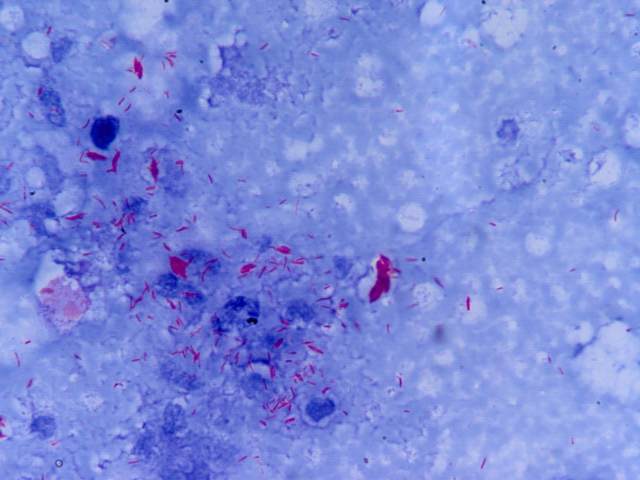
#> input picture UnLabelled/1.jpeg, 1280 x 960 px (shown at 1/2 size)
$ jupyter execute Approach_2.ipynb   (shell and % lines are left out)
#> lines starting #> are read from the running program, lines starting #| are printed output that depends on the picture; after the words box and inside, x2 and y2 are one past the last pixel; in counts of white or black regions, pixels touching at a corner belong together
[cell 1]
import cv2 as cv
import numpy as np
import argparse
import random as rng
import matplotlib.pyplot as plt

[cell 2]
img = cv.imread("../UnLabelled/1.jpeg")
#> img is the input picture: shape (960, 1280, 3); mean B, G, R 219, 138.2, 123.6
img = cv.cvtColor(img, cv.COLOR_BGR2RGB)
plt.imshow(img)
plt.show()

[cell 3]
"""
TODO --> This is the big daddy function of this whole approach

the goal is to shift the microscope focus on a particular "rectangle" of the given sample

With this way we can examine the sample for the exact no.of bacteria

Now regarding the shifting of microscope focus , I believe we will need to adjust a single knob
which if I remember correctly changes the distance between the focal lenses

Now ASSUMING a simple microscope there are 2 convex lenses that are used , one point towards the sample
the other towards the human eye forming the image
"""

def changeFocusMicroscope(img, pixel_x, pixel_y,width, height):
    human_eye_focus_distance = 25 # 25cm

    # Now we need to control the servos but since I have no experience programming hardware
    # I am making some few major assumptions
    # for moving the specimen around we have a 2 servos 1 on the x axis and 1 on the y axis

    # for moving the microscope around we have 1 servo ,
    # All are connected to an arduino which controls the servos

    # Below is sample code for controlling a servo through micro python from an arduino

    #Source --> https://makerprojekt.com/portfolio/python-arduino-servo-control/
    """
    Python code -->
    # servo control 15.12.2016

# 1) user set servo position in python
# 2) position is sent to arduino
# 3) arduino moves servo to position
# 4) arduino send confirmation message back to python
# 5) message is printed in python console

import serial                                           # import serial library
arduino = serial.Serial('/dev/cu.usbmodem1421', 9600)   # create serial object named arduino
while True:                                             # create loop

        command = str(input ("Servo position: "))       # query servo position
        arduino.write(command)                          # write position to serial port
        reachedPos = str(arduino.readline())            # read serial port for arduino echo
        print  reachedPos                               # print arduino echo to console


Arduino code

#include <Servo.h>
Servo myservo;
String inByte;
int pos;

void setup() {

  myservo.attach(9);
  Serial.begin(9600);
}

void loop()
{
  if(Serial.available())  // if data available in serial port
    {
    inByte = Serial.readStringUntil('\n'); // read data until newline
    pos = inByte.toInt();   // change datatype from string to integer
    myservo.write(pos);     // move servo
    Serial.print("Servo in position: ");
    Serial.println(inByte);
    }
}

    """
    #but thats in the future for right now I am just writing a crop function
    final_img = np.zeros([height,width,3],dtype=int)
    for i in range(height):
        final_img[i] = img[pixel_y+i][pixel_x:pixel_x+width]
#     print(final_img)
#     plt.imshow(final_img)
#     plt.show()

    return final_img

# changeFocusMicroscope(img, 910,571,52,67)

[cell 4]
#Now to major problem 2

#figuring out a way to distinguish bacteria to focus on is a problem that has many solutions, but right now
# no one way stands out to me since you need to run several tests in different conditions to
# get an idea of an optimal approach

# You can probably train a neural network to do it for you, but the whole reason we are even considering using
# opencv is because "In terms of data, we have no data".

#Right now what I am implementing is not fancy or anything because you can probably use a correctly tune
# edge detection algo to get better results, but this is just to get something working

# So here's how it works , We get the contours of the image and then we focus the contour parts of the image
# This ensures that we have no dependence on color since , with scalability
# since if we use color this will be a pain in the ass to do for different bacteria

#GETTING THE CONTOURS
def getContours(threshold):
    src_gray = cv.cvtColor(img, cv.COLOR_RGB2GRAY)

    canny_output = cv.Canny(src_gray, threshold, threshold * 2)


    contours, _ = cv.findContours(canny_output, cv.RETR_TREE, cv.CHAIN_APPROX_SIMPLE)
    return contours

def draw_img(contours,threshold):
    src_gray = cv.cvtColor(img, cv.COLOR_RGB2GRAY)

    canny_output = cv.Canny(src_gray, threshold, threshold * 2)
    # Get the moments
    mu = [None]*len(contours)
    for i in range(len(contours)):
        mu[i] = cv.moments(contours[i])
    # Get the mass centers
    mc = [None]*len(contours)
    for i in range(len(contours)):
        # add 1e-5 to avoid division by zero
        mc[i] = (mu[i]['m10'] / (mu[i]['m00'] + 1e-5), mu[i]['m01'] / (mu[i]['m00'] + 1e-5))

    #Drawing
    drawing = np.zeros((canny_output.shape[0], canny_output.shape[1], 3), dtype=np.uint8)

    for i in range(len(contours)):
        color = (rng.randint(0,256), rng.randint(0,256), rng.randint(0,256))
        cv.drawContours(drawing, contours, i, color, 2)
        cv.circle(drawing, (int(mc[i][0]), int(mc[i][1])), 4, color, -1)

    plt.imshow(drawing)
    plt.show()

threshold = 110
print("Orignal Image")
plt.imshow(img)
plt.show()

print("Contoured image: ")
draw_img(getContours(threshold),threshold)
#> in getContours, `src_gray = cv.cvtColor(img, cv.COLOR_RGB2GRAY)`:
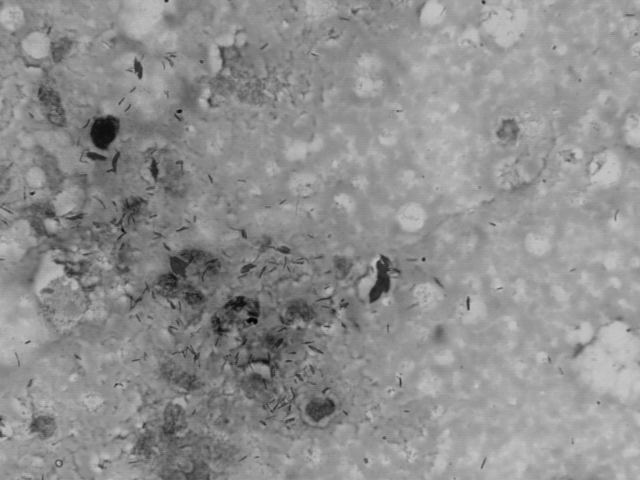
#> src_gray: shape (960, 1280) (shown at 1/2 size); min 1, max 200, mean 143
#> in getContours, `canny_output = cv.Canny(src_gray, threshold, threshold * 2)`:
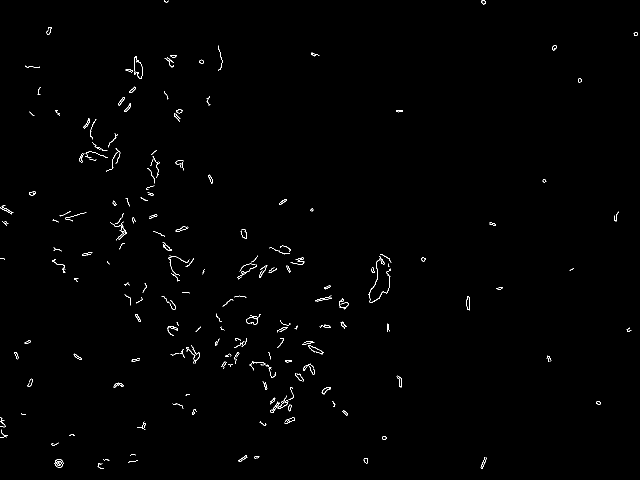
#> canny_output: shape (960, 1280) (shown at 1/2 size); 0.62% white in thin lines or dots
#> in getContours, `contours, _ = cv.findContours(canny_output, cv.RETR_TREE, cv.CHAIN_APP..`: contours = 242 contours, 189 with area under 20; largest, box (x1, y1, x2, y2) and area: (492, 629, 522, 650) 230, (108, 918, 127, 936) 212, (492, 635, 516, 650) 209, (109, 918, 127, 936) 202, (933, 592, 940, 621) 131
#> in draw_img, `mu = [None]*len(contours)`: mu = 242 items
#> after the loop in draw_img, `for i in range(len(contours)):`: mc = 242 pairs, first value 0 to 1271.3, second value 0 to 932.5
#> the loop in draw_img, `for i in range(len(contours)):` made 242 passes
#> color on passes 1 to 3: (197, 215, 20), (132, 248, 207), (155, 244, 183)
#> after the loop in draw_img, `for i in range(len(contours)):`:
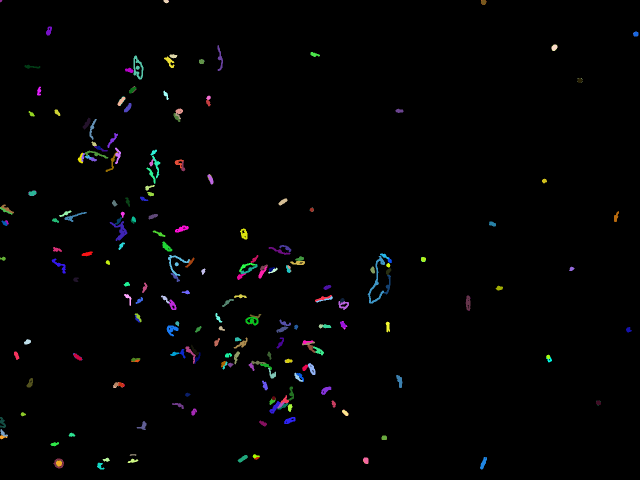
#> drawing: shape (960, 1280, 3) (shown at 1/2 size); mean of channels 0, 1, 2 2.9, 2.7, 2.5; drawn as B, G, R

[cell 5]
#Now I am assuming that somehow we focused the microscope on the required area
zoomed_img = changeFocusMicroscope(img, 910,571,52,67) # Does not work right now using a dummy function call to exhibit
#> after the loop in changeFocusMicroscope, `for i in range(height):`:
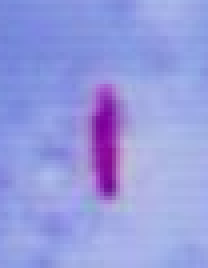
#> final_img: shape (67, 52, 3) int64 (shown 4 times larger); mean R, G, B 149.9, 155.4, 223.1

cv.imwrite("Zoomed/trial.jpg",zoomed_img)
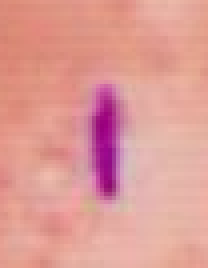
#> saved as trial.jpg: shape (67, 52, 3) (shown 4 times larger); mean B, G, R 149.9, 155.4, 223.1
#So now we have the below image , its blurred because I didn't have a higher resolution image
#this should not be a big problem in the real test

# zoomed_img = cv.cvtColor(cv.imread("Zoomed/1.jpg"),cv.COLOR_BGR2RGB)
plt.imshow(zoomed_img)
plt.show()

[cell 6]
"""
And now we have 2 methods

1) The one used in Approach 1, it will be very effective since its just got easier distinguish
and its also very fast since no need to worry about anything else that the pixel values

But thats boring and dependent on color

So in the name of doing something new

2) We use edge detection and then calculate the average pixel count thereby no need to manually enter a specific
average density for each bacteria life cycle count and it will also help get rid of the chance of human error
completely
"""

[cell 7]
# [13 lines of commented-out code are left out]
rng.seed(12345)
def thresh_callback(val):
    non_zero_pixels = 0
    threshold = val

    canny_output = cv.Canny(src_gray, threshold, threshold * 2)


    contours, _ = cv.findContours(canny_output, cv.RETR_TREE, cv.CHAIN_APPROX_SIMPLE)

    # Get the moments
    mu = [None]*len(contours)
    for i in range(len(contours)):
        mu[i] = cv.moments(contours[i])
    # Get the mass centers
    mc = [None]*len(contours)
    for i in range(len(contours)):
        # add 1e-5 to avoid division by zero
        mc[i] = (mu[i]['m10'] / (mu[i]['m00'] + 1e-5), mu[i]['m01'] / (mu[i]['m00'] + 1e-5))
    # Draw contours

    drawing = np.zeros((canny_output.shape[0], canny_output.shape[1], 3), dtype=np.uint8)

    for i in range(len(contours)):
        color = (rng.randint(0,256), rng.randint(0,256), rng.randint(0,256))
        cv.drawContours(drawing, contours, i, color, 2)
        cv.circle(drawing, (int(mc[i][0]), int(mc[i][1])), 4, color, -1)


#     cv.imshow('Contours', drawing)
    plt.imshow(drawing)
    plt.show()

    # Calculate the area with the moments 00 and compare with the result of the OpenCV function
    for i in range(len(contours)):
#         print(' * Contour[%d] - Area (M_00) = %.2f - Area OpenCV: %.2f - Length: %.2f' % (i, mu[i]['m00'],
#                                                                                           cv.contourArea(contours[i]), cv.arcLength(contours[i], True)))
        non_zero_pixels += cv.contourArea(contours[i])
    return drawing,non_zero_pixels

src = cv.imread("Zoomed/trial.jpg")
if src is None:
    print('Could not open or find the image:', args.input)
    exit(0)
# Convert image to gray and blur it
src_gray = cv.cvtColor(src, cv.COLOR_BGR2GRAY)
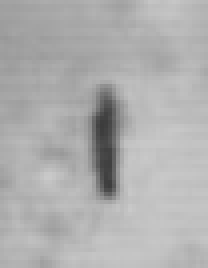
#> src_gray: shape (67, 52) (shown 4 times larger); min 60, max 201, mean 175.1
src_gray = cv.blur(src_gray, (3,3))

max_thresh = 255
thresh = 110 # initial threshold

print("Orignal Image: ")
plt.imshow(zoomed_img)
plt.show()

print("Contoured Image: ")
drawing,non_zero_pixels = thresh_callback(thresh)
#> in thresh_callback, `canny_output = cv.Canny(src_gray, threshold, threshold * 2)`:
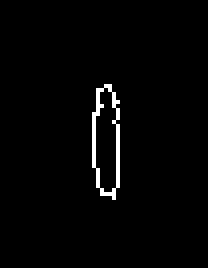
#> canny_output: shape (67, 52) (shown 4 times larger); 1.8% white in thin lines or dots, all inside (x1, y1, x2, y2) = (23, 21, 30, 50)
#> in thresh_callback, `contours, _ = cv.findContours(canny_output, cv.RETR_TREE, cv.CHAIN_APP..`: contours = 2 contours; box (x1, y1, x2, y2) and area: (23, 21, 30, 50) 138, (23, 21, 30, 49) 132
#> in thresh_callback, `mu = [None]*len(contours)`: mu = 2 items
#> the loop in thresh_callback, `for i in range(len(contours)):` made 2 passes
#> after the loop in thresh_callback, `for i in range(len(contours)):`: mc = [(26.13, 34.95), (26.14, 35.09)]
#> the loop in thresh_callback, `for i in range(len(contours)):` made 2 passes
#> color on passes 1 to 2: (213, 5, 152), (188, 99, 138)
#> after the loop in thresh_callback, `for i in range(len(contours)):`:
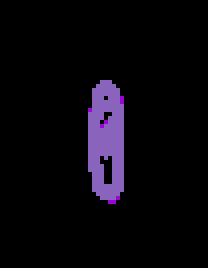
#> drawing: shape (67, 52, 3) (shown 4 times larger); mean of channels 0, 1, 2 12.1, 6.1, 8.9; drawn as B, G, R
#> the loop in thresh_callback, `for i in range(len(contours)): #         print(' * Contour[%d] - Area ..` made 2 passes
#> non_zero_pixels on passes 1 to 2: 138, 270.5
#> after the loop in thresh_callback, `for i in range(len(contours)):`: non_zero_pixels = 270.5
#> non_zero_pixels = 270.5

print("No. of non zero pixels: ",round(non_zero_pixels))
#| No. of non zero pixels:  270

$ run again, with UnLabelled/2.jpeg copied over UnLabelled/1.jpeg
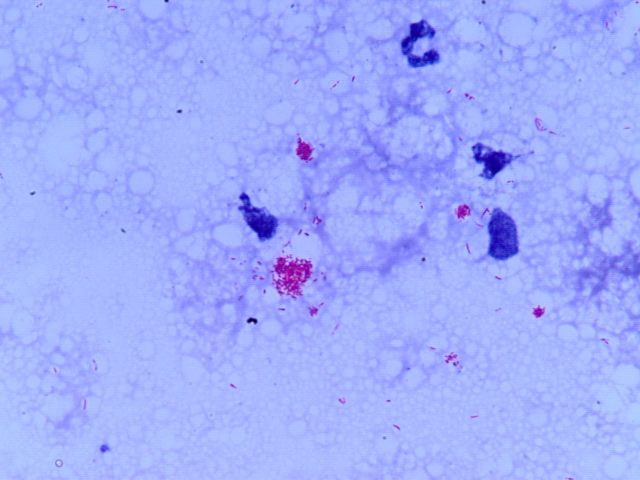
#> input picture UnLabelled/2.jpeg, 1280 x 960 px (shown at 1/2 size)
#> img is the input picture: shape (960, 1280, 3); mean B, G, R 252.3, 172.6, 159.5
#> in getContours, `canny_output = cv.Canny(src_gray, threshold, threshold * 2)`:
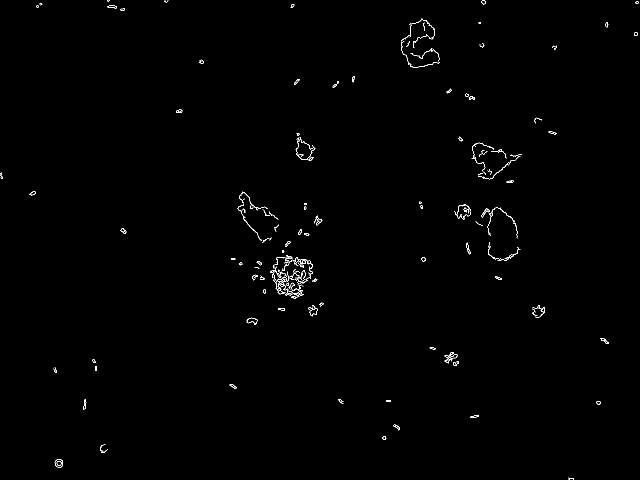
#> canny_output: shape (960, 1280) (shown at 1/2 size); 0.49% white in thin lines or dots
#> in getContours, `contours, _ = cv.findContours(canny_output, cv.RETR_TREE, cv.CHAIN_APP..`: contours = 231 contours, 154 with area under 20; largest, box (x1, y1, x2, y2) and area: (109, 918, 126, 935) 205, (109, 918, 126, 935) 193, (588, 514, 626, 558) 174, (493, 635, 515, 650) 162, (494, 635, 515, 647) 146
#> in draw_img, `mu = [None]*len(contours)`: mu = 231 items
#> after the loop in draw_img, `for i in range(len(contours)):`: mc = 231 pairs, first value 0 to 1273.7, second value 0 to 957.1
#> the loop in draw_img, `for i in range(len(contours)):` made 231 passes
#> color on passes 1 to 3: (197, 215, 20), (132, 248, 207), (155, 244, 183)
#> `src_gray = cv.cvtColor(src, cv.COLOR_BGR2GRAY)`:
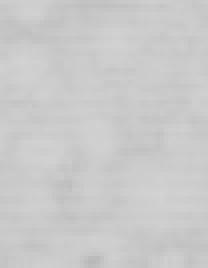
#> src_gray: shape (67, 52) (shown 4 times larger); min 184, max 211, mean 201.9
#> in thresh_callback, `contours, _ = cv.findContours(canny_output, cv.RETR_TREE, cv.CHAIN_APP..`: contours = []
#> after the loop in thresh_callback, `for i in range(len(contours)):`: non_zero_pixels = 0
#| No. of non zero pixels:  0

$ run again, with UnLabelled/3.jpeg copied over UnLabelled/1.jpeg
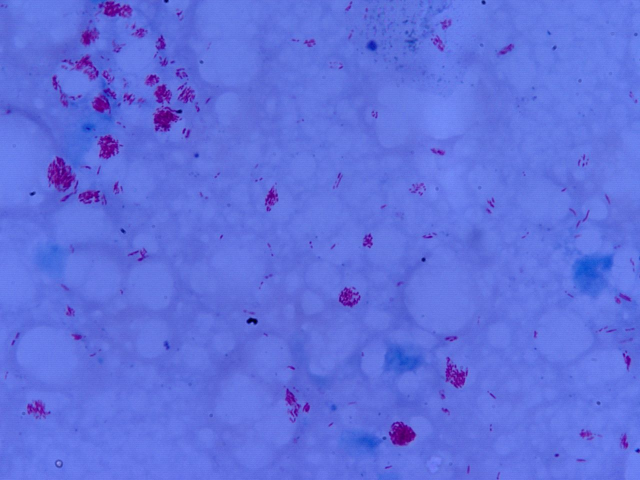
#> input picture UnLabelled/3.jpeg, 1280 x 960 px (shown at 1/2 size)
#> img is the input picture: shape (960, 1280, 3); mean B, G, R 223.1, 112.5, 95.8
#> in getContours, `canny_output = cv.Canny(src_gray, threshold, threshold * 2)`:
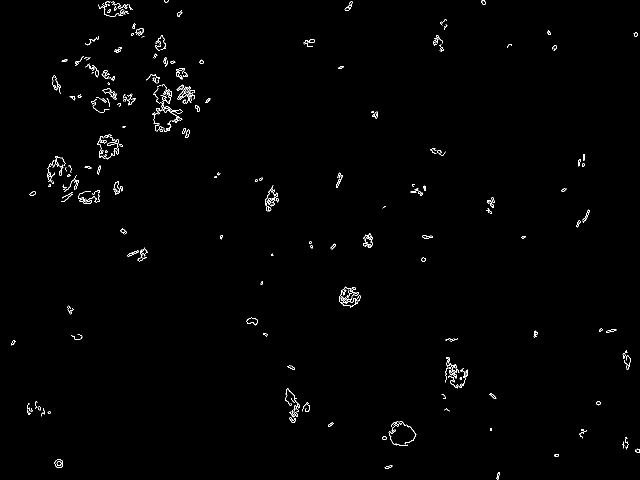
#> canny_output: shape (960, 1280) (shown at 1/2 size); 0.77% white in thin lines or dots
#> in getContours, `contours, _ = cv.findContours(canny_output, cv.RETR_TREE, cv.CHAIN_APP..`: contours = 344 contours, 243 with area under 20; largest, box (x1, y1, x2, y2) and area: (109, 918, 126, 936) 214, (109, 918, 126, 936) 202, (493, 635, 516, 651) 198, (493, 635, 516, 650) 181, (354, 173, 376, 199) 120
#> in draw_img, `mu = [None]*len(contours)`: mu = 344 items
#> after the loop in draw_img, `for i in range(len(contours)):`: mc = 344 pairs, first value 0 to 1274.4, second value 0 to 956.2
#> the loop in draw_img, `for i in range(len(contours)):` made 344 passes
#> color on passes 1 to 3: (197, 215, 20), (132, 248, 207), (155, 244, 183)
#> `src_gray = cv.cvtColor(src, cv.COLOR_BGR2GRAY)`:
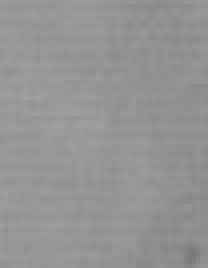
#> src_gray: shape (67, 52) (shown 4 times larger); min 121, max 159, mean 148.4
#> in thresh_callback, `contours, _ = cv.findContours(canny_output, cv.RETR_TREE, cv.CHAIN_APP..`: contours = []
#> after the loop in thresh_callback, `for i in range(len(contours)):`: non_zero_pixels = 0
#| No. of non zero pixels:  0
